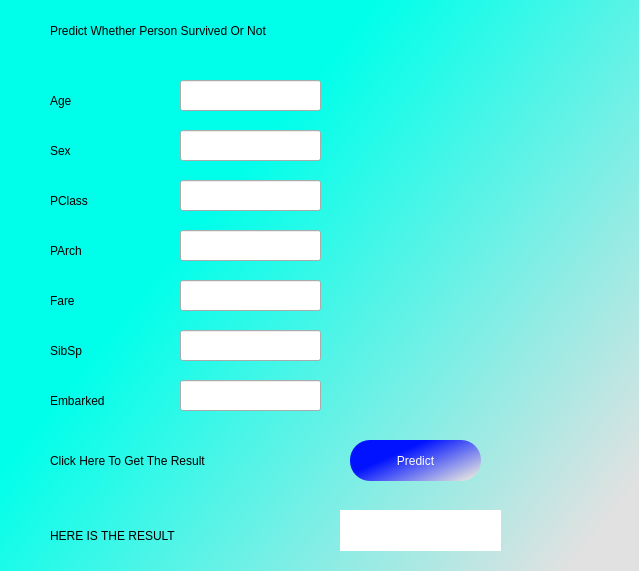
<?xml version="1.0" encoding="UTF-8"?>
<ui version="4.0">
 <class>Form</class>
 <widget class="QWidget" name="Form">
  <property name="geometry">
   <rect>
    <x>0</x>
    <y>0</y>
    <width>639</width>
    <height>571</height>
   </rect>
  </property>
  <property name="windowTitle">
   <string>Form</string>
  </property>
  <property name="styleSheet">
   <string notr="true">QWidget#Form{
background-color: qlineargradient(spread:pad, x1:0.323, y1:0.374682, x2:1, y2:0.858, stop:0 rgba(0, 255, 234, 255), stop:0.988636 rgba(225, 225, 225, 255));}</string>
  </property>
  <widget class="QLineEdit" name="pclassBox">
   <property name="geometry">
    <rect>
     <x>180</x>
     <y>180</y>
     <width>141</width>
     <height>31</height>
    </rect>
   </property>
   <property name="styleSheet">
    <string notr="true">font: 14pt &quot;MS Shell Dlg 2&quot;;</string>
   </property>
  </widget>
  <widget class="QLineEdit" name="parchBox">
   <property name="geometry">
    <rect>
     <x>180</x>
     <y>230</y>
     <width>141</width>
     <height>31</height>
    </rect>
   </property>
   <property name="styleSheet">
    <string notr="true">font: 14pt &quot;MS Shell Dlg 2&quot;;</string>
   </property>
  </widget>
  <widget class="QPushButton" name="pred_btn">
   <property name="geometry">
    <rect>
     <x>350</x>
     <y>440</y>
     <width>131</width>
     <height>41</height>
    </rect>
   </property>
   <property name="styleSheet">
    <string notr="true">font: 75 20pt &quot;MS Shell Dlg 2&quot;;
color: rgb(255, 255, 255);
border-radius:20px;
background-color: qlineargradient(spread:pad, x1:0.323, y1:0.374682, x2:1, y2:0.858, stop:0 rgba(0, 18, 255, 255), stop:0.988636 rgba(225, 225, 225, 255));</string>
   </property>
   <property name="text">
    <string>Predict</string>
   </property>
  </widget>
  <widget class="QLabel" name="label_8">
   <property name="geometry">
    <rect>
     <x>50</x>
     <y>450</y>
     <width>261</width>
     <height>21</height>
    </rect>
   </property>
   <property name="styleSheet">
    <string notr="true">font: 14pt &quot;MS Shell Dlg 2&quot;;</string>
   </property>
   <property name="text">
    <string>Click Here To Get The Result</string>
   </property>
  </widget>
  <widget class="QLabel" name="fare">
   <property name="geometry">
    <rect>
     <x>50</x>
     <y>280</y>
     <width>71</width>
     <height>41</height>
    </rect>
   </property>
   <property name="styleSheet">
    <string notr="true">font: 75 16pt &quot;MS Shell Dlg 2&quot;;</string>
   </property>
   <property name="text">
    <string>Fare</string>
   </property>
  </widget>
  <widget class="QLabel" name="age">
   <property name="geometry">
    <rect>
     <x>50</x>
     <y>80</y>
     <width>91</width>
     <height>41</height>
    </rect>
   </property>
   <property name="styleSheet">
    <string notr="true">font: 75 16pt &quot;MS Shell Dlg 2&quot;;</string>
   </property>
   <property name="text">
    <string>Age</string>
   </property>
  </widget>
  <widget class="QLabel" name="parch">
   <property name="geometry">
    <rect>
     <x>50</x>
     <y>230</y>
     <width>71</width>
     <height>41</height>
    </rect>
   </property>
   <property name="styleSheet">
    <string notr="true">font: 75 16pt &quot;MS Shell Dlg 2&quot;;</string>
   </property>
   <property name="text">
    <string>PArch</string>
   </property>
  </widget>
  <widget class="QLabel" name="embarked">
   <property name="geometry">
    <rect>
     <x>50</x>
     <y>380</y>
     <width>111</width>
     <height>41</height>
    </rect>
   </property>
   <property name="styleSheet">
    <string notr="true">font: 75 16pt &quot;MS Shell Dlg 2&quot;;</string>
   </property>
   <property name="text">
    <string>Embarked</string>
   </property>
  </widget>
  <widget class="QLabel" name="label_9">
   <property name="geometry">
    <rect>
     <x>50</x>
     <y>520</y>
     <width>191</width>
     <height>31</height>
    </rect>
   </property>
   <property name="styleSheet">
    <string notr="true">font: 14pt &quot;MS Shell Dlg 2&quot;;</string>
   </property>
   <property name="text">
    <string>HERE IS THE RESULT</string>
   </property>
  </widget>
  <widget class="QLabel" name="sibsp">
   <property name="geometry">
    <rect>
     <x>50</x>
     <y>330</y>
     <width>101</width>
     <height>41</height>
    </rect>
   </property>
   <property name="styleSheet">
    <string notr="true">font: 75 16pt &quot;MS Shell Dlg 2&quot;;</string>
   </property>
   <property name="text">
    <string>SibSp</string>
   </property>
  </widget>
  <widget class="QLabel" name="resultBox">
   <property name="geometry">
    <rect>
     <x>340</x>
     <y>510</y>
     <width>161</width>
     <height>41</height>
    </rect>
   </property>
   <property name="styleSheet">
    <string notr="true">
background-color: rgb(255, 255, 255);
font: 75 14pt &quot;MS Shell Dlg 2&quot;;</string>
   </property>
   <property name="text">
    <string/>
   </property>
  </widget>
  <widget class="QLabel" name="label">
   <property name="geometry">
    <rect>
     <x>50</x>
     <y>10</y>
     <width>511</width>
     <height>41</height>
    </rect>
   </property>
   <property name="styleSheet">
    <string notr="true">font: 75 22pt &quot;MS Shell Dlg 2&quot;;</string>
   </property>
   <property name="text">
    <string>Predict Whether Person Survived Or Not</string>
   </property>
  </widget>
  <widget class="QLineEdit" name="fareBox">
   <property name="geometry">
    <rect>
     <x>180</x>
     <y>280</y>
     <width>141</width>
     <height>31</height>
    </rect>
   </property>
   <property name="styleSheet">
    <string notr="true">font: 14pt &quot;MS Shell Dlg 2&quot;;</string>
   </property>
  </widget>
  <widget class="QLineEdit" name="sibspBox">
   <property name="geometry">
    <rect>
     <x>180</x>
     <y>330</y>
     <width>141</width>
     <height>31</height>
    </rect>
   </property>
  </widget>
  <widget class="QLabel" name="pclass">
   <property name="geometry">
    <rect>
     <x>50</x>
     <y>180</y>
     <width>81</width>
     <height>41</height>
    </rect>
   </property>
   <property name="styleSheet">
    <string notr="true">font: 75 16pt &quot;MS Shell Dlg 2&quot;;</string>
   </property>
   <property name="text">
    <string>PClass</string>
   </property>
  </widget>
  <widget class="QLineEdit" name="ageBox">
   <property name="geometry">
    <rect>
     <x>180</x>
     <y>80</y>
     <width>141</width>
     <height>31</height>
    </rect>
   </property>
   <property name="styleSheet">
    <string notr="true">font: 14pt &quot;MS Shell Dlg 2&quot;;</string>
   </property>
  </widget>
  <widget class="QLineEdit" name="embarkedBox">
   <property name="geometry">
    <rect>
     <x>180</x>
     <y>380</y>
     <width>141</width>
     <height>31</height>
    </rect>
   </property>
   <property name="styleSheet">
    <string notr="true">font: 14pt &quot;MS Shell Dlg 2&quot;;</string>
   </property>
  </widget>
  <widget class="QLineEdit" name="sexBox">
   <property name="geometry">
    <rect>
     <x>180</x>
     <y>130</y>
     <width>141</width>
     <height>31</height>
    </rect>
   </property>
   <property name="styleSheet">
    <string notr="true">font: 14pt &quot;MS Shell Dlg 2&quot;;</string>
   </property>
  </widget>
  <widget class="QLabel" name="sex">
   <property name="geometry">
    <rect>
     <x>50</x>
     <y>130</y>
     <width>81</width>
     <height>41</height>
    </rect>
   </property>
   <property name="styleSheet">
    <string notr="true">font: 75 16pt &quot;MS Shell Dlg 2&quot;;</string>
   </property>
   <property name="text">
    <string>Sex</string>
   </property>
  </widget>
 </widget>
 <resources/>
 <connections/>
</ui>
